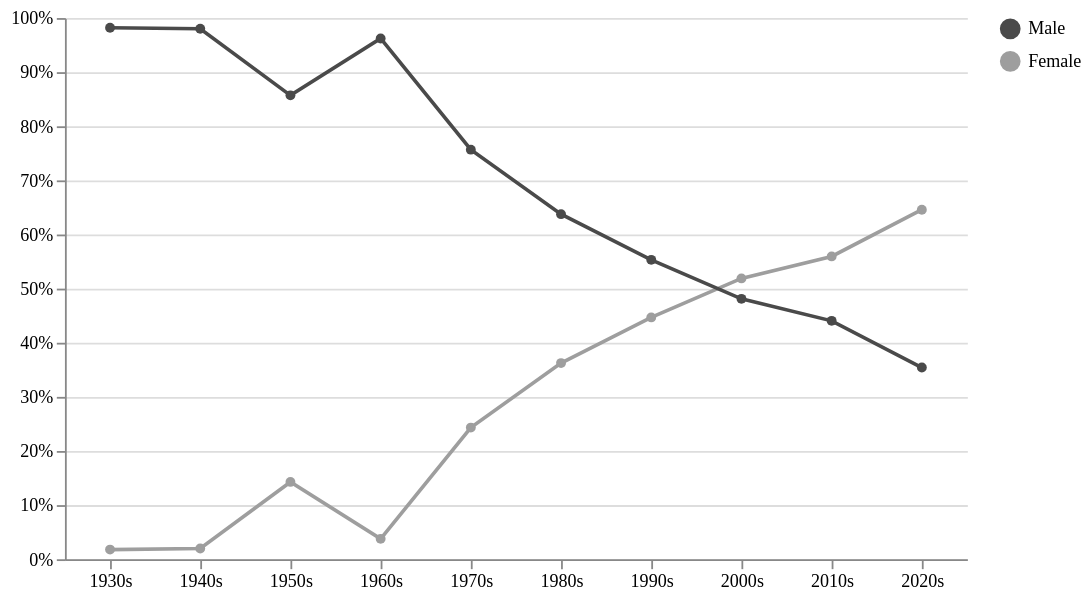

The cell this chart's notebook holds for it:
### Markdown cell above
### **Gender Proportion in Sample Over Time**

### Code cell
# Filter data to include only students who ran for council
leaders = df[df["ran_for_council"] == 1].copy()

# Group by decade and gender, then count occurrences
agg = (
    leaders
    .groupby(["student_year_decade", "gender"])
    .size()
    .reset_index(name="count")
)

# Calculate proportion of each gender within each decade
agg["prop"] = agg["count"] / agg.groupby("student_year_decade")["count"].transform("sum")

# Create readable gender labels for visualization
agg["gender_label"] = agg["gender"].map({"m": "Male", "f": "Female"})

# Define chronological order for decades
order = ["1930s", "1940s", "1950s", "1960s", "1970s", "1980s", "1990s", "2000s", "2010s", "2020s"]
# Convert decade column to ordered categorical for proper sorting
agg["student_year_decade"] = pd.Categorical(
    agg["student_year_decade"],
    categories=order,
    ordered=True
)

# Create line chart showing gender proportions over time
chart = alt.Chart(agg).mark_line(point=True).encode(
    x=alt.X(
        "student_year_decade:N",
        sort=order,
        title=None,
        axis=alt.Axis(labelAngle=0)
    ),
    y=alt.Y(
        "prop:Q",
        title=None,
        axis=alt.Axis(format="%")
    ),
    color=alt.Color(
        "gender_label:N",
        scale=alt.Scale(domain=["Male", "Female"], range=["#4a4a4a", "#9e9e9e"]),
        legend=alt.Legend(title=None)
    )
).properties(
    width=500
).configure_view(
    stroke=None
).configure_axis(
    labelFont="Times New Roman",
    titleFont="Times New Roman"
).configure_text(
    font="Times New Roman"
).configure_legend(
    labelFont="Times New Roman",
    titleFont="Times New Roman"
)

chart

#chart.save("gender_proportion_line.png", scale_factor=3)

### Figure 1 — Vega-Lite specification as saved in the notebook (floating-point values rounded to 4 significant figures)
{"config": {"view": {"continuousWidth": 300, "continuousHeight": 300, "stroke": null}, "axis": {"labelFont": "Times New Roman", "titleFont": "Times New Roman"}, "legend": {"labelFont": "Times New Roman", "titleFont": "Times New Roman"}, "text": {"font": "Times New Roman"}}, "data": {"name": "data-4b34521df47f39582fc4ffaf85f538e9"}, "mark": {"type": "line", "point": true}, "encoding": {"color": {"field": "gender_label", "legend": {"title": null}, "scale": {"domain": ["Male", "Female"], "range": ["#4a4a4a", "#9e9e9e"]}, "type": "nominal"}, "x": {"axis": {"labelAngle": 0}, "field": "student_year_decade", "sort": ["1930s", "1940s", "1950s", "1960s", "1970s", "1980s", "1990s", "2000s", "2010s", "2020s"], "title": null, "type": "nominal"}, "y": {"axis": {"format": "%"}, "field": "prop", "title": null, "type": "quantitative"}}, "width": 500, "$schema": "https://vega.github.io/schema/vega-lite/v5.20.1.json", "datasets": {"data-4b34521df47f39582fc4ffaf85f538e9": [{"student_year_decade": "1930s", "gender": "f", "count": 1, "prop": 0.01786, "gender_label": "Female"}, {"student_year_decade": "1930s", "gender": "m", "count": 55, "prop": 0.9821, "gender_label": "Male"}, {"student_year_decade": "1940s", "gender": "f", "count": 2, "prop": 0.0198, "gender_label": "Female"}, {"student_year_decade": "1940s", "gender": "m", "count": 99, "prop": 0.9802, "gender_label": "Male"}, {"student_year_decade": "1950s", "gender": "f", "count": 13, "prop": 0.1429, "gender_label": "Female"}, {"student_year_decade": "1950s", "gender": "m", "count": 78, "prop": 0.8571, "gender_label": "Male"}, {"student_year_decade": "1960s", "gender": "f", "count": 2, "prop": 0.03774, "gender_label": "Female"}, {"student_year_decade": "1960s", "gender": "m", "count": 51, "prop": 0.9623, "gender_label": "Male"}, {"student_year_decade": "1970s", "gender": "f", "count": 18, "prop": 0.2432, "gender_label": "Female"}, {"student_year_decade": "1970s", "gender": "m", "count": 56, "prop": 0.7568, "gender_label": "Male"}, {"student_year_decade": "1980s", "gender": "f", "count": 54, "prop": 0.3624, "gender_label": "Female"}, {"student_year_decade": "1980s", "gender": "m", "count": 95, "prop": 0.6376, "gender_label": "Male"}, {"student_year_decade": "1990s", "gender": "f", "count": 42, "prop": 0.4468, "gender_label": "Female"}, {"student_year_decade": "1990s", "gender": "m", "count": 52, "prop": 0.5532, "gender_label": "Male"}, {"student_year_decade": "2000s", "gender": "f", "count": 55, "prop": 0.5189, "gender_label": "Female"}, {"student_year_decade": "2000s", "gender": "m", "count": 51, "prop": 0.4811, "gender_label": "Male"}, {"student_year_decade": "2010s", "gender": "f", "count": 47, "prop": 0.5595, "gender_label": "Female"}, {"student_year_decade": "2010s", "gender": "m", "count": 37, "prop": 0.4405, "gender_label": "Male"}, {"student_year_decade": "2020s", "gender": "f", "count": 31, "prop": 0.6458, "gender_label": "Female"}, {"student_year_decade": "2020s", "gender": "m", "count": 17, "prop": 0.3542, "gender_label": "Male"}]}}
